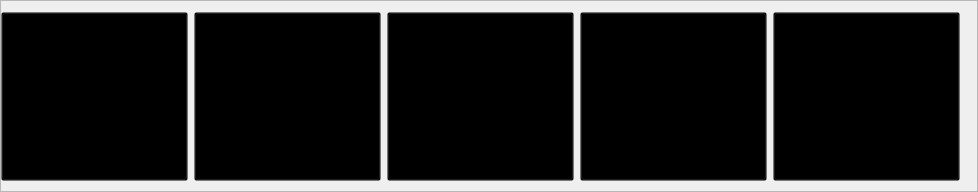
        <widget class="QFrame" name="right_down">
         <property name="sizePolicy">
          <sizepolicy hsizetype="Expanding" vsizetype="Expanding">
           <horstretch>2</horstretch>
           <verstretch>2</verstretch>
          </sizepolicy>
         </property>
         <property name="minimumSize">
          <size>
           <width>0</width>
           <height>190</height>
          </size>
         </property>
         <property name="styleSheet">
          <string notr="true">#right_down{

	background-color: transparent;
	
}</string>
         </property>
         <property name="frameShape">
          <enum>QFrame::StyledPanel</enum>
         </property>
         <property name="frameShadow">
          <enum>QFrame::Raised</enum>
         </property>
         <layout class="QHBoxLayout" name="horizontalLayout_10">
          <property name="leftMargin">
           <number>0</number>
          </property>
          <property name="rightMargin">
           <number>17</number>
          </property>
          <property name="bottomMargin">
           <number>10</number>
          </property>
          <item>
           <widget class="QPushButton" name="smoke_detector">
            <property name="sizePolicy">
             <sizepolicy hsizetype="Expanding" vsizetype="Expanding">
              <horstretch>7</horstretch>
              <verstretch>7</verstretch>
             </sizepolicy>
            </property>
            <property name="minimumSize">
             <size>
              <width>187</width>
              <height>169</height>
             </size>
            </property>
            <property name="styleSheet">
             <string notr="true">#smoke_detector{

	background-color: transparent;
	
	
	
	image: url(:/images/phptps/alarmha-12.svg);

}</string>
            </property>
            <property name="text">
             <string/>
            </property>
           </widget>
          </item>
          <item>
           <widget class="QPushButton" name="temp_warning">
            <property name="sizePolicy">
             <sizepolicy hsizetype="Expanding" vsizetype="Expanding">
              <horstretch>7</horstretch>
              <verstretch>7</verstretch>
             </sizepolicy>
            </property>
            <property name="minimumSize">
             <size>
              <width>187</width>
              <height>169</height>
             </size>
            </property>
            <property name="styleSheet">
             <string notr="true">#temp_warning{

	background-color: transparent;
	image: url(:/images/phptps/alarmha-13.svg);
}</string>
            </property>
            <property name="text">
             <string/>
            </property>
           </widget>
          </item>
          <item>
           <widget class="QPushButton" name="motion_detector_2">
            <property name="sizePolicy">
             <sizepolicy hsizetype="Expanding" vsizetype="Expanding">
              <horstretch>7</horstretch>
              <verstretch>7</verstretch>
             </sizepolicy>
            </property>
            <property name="minimumSize">
             <size>
              <width>187</width>
              <height>169</height>
             </size>
            </property>
            <property name="styleSheet">
             <string notr="true">#motion_detector_2{

background-color: transparent;
	image: url(:/images/phptps/alarmha-14.svg);
}</string>
            </property>
            <property name="text">
             <string/>
            </property>
           </widget>
          </item>
          <item>
           <widget class="QPushButton" name="motion_detector">
            <property name="sizePolicy">
             <sizepolicy hsizetype="Expanding" vsizetype="Expanding">
              <horstretch>7</horstretch>
              <verstretch>7</verstretch>
             </sizepolicy>
            </property>
            <property name="minimumSize">
             <size>
              <width>187</width>
              <height>169</height>
             </size>
            </property>
            <property name="styleSheet">
             <string notr="true">#motion_detector{


background-color: transparent;
	image: url(:/images/phptps/alarmha-14.svg);
}</string>
            </property>
            <property name="text">
             <string/>
            </property>
           </widget>
          </item>
          <item>
           <widget class="QPushButton" name="entray_detector">
            <property name="sizePolicy">
             <sizepolicy hsizetype="Expanding" vsizetype="Expanding">
              <horstretch>7</horstretch>
              <verstretch>4</verstretch>
             </sizepolicy>
            </property>
            <property name="minimumSize">
             <size>
              <width>187</width>
              <height>169</height>
             </size>
            </property>
            <property name="styleSheet">
             <string notr="true">#entray_detector{


	background-color: transparent;
	
	image: url(:/images/phptps/alarmha-16.svg);

}</string>
            </property>
            <property name="text">
             <string/>
            </property>
           </widget>
          </item>
         </layout>
        </widget>
